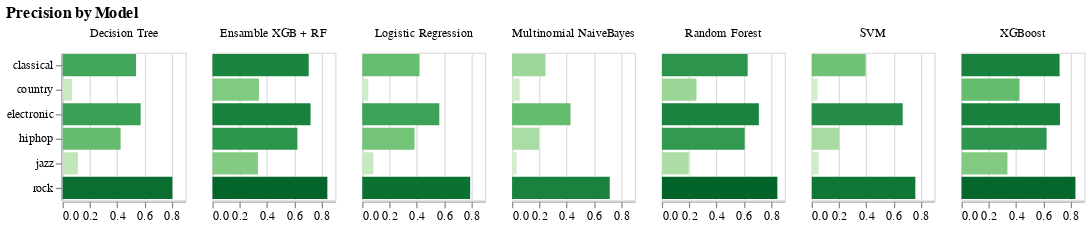

Write notebook code for a chart like this one.
### Code cell
alt.Chart(summary_precision).mark_bar().encode(
    x=alt.X('amount:Q', title=None),
    y=alt.Y('type:N', title=None),
    color=alt.Color('amount:Q', legend=None, scale=alt.Scale(scheme='greens')),
    column=alt.Column('index', title=None)).transform_fold(
        as_=['type',
             'amount'], fold=genres).properties(width=100,
                                                title='Precision by Model')

### Figure 1 — Vega specification as saved in the notebook (floating-point values rounded to 4 significant figures)
{"$schema": "https://vega.github.io/schema/vega/v5.json", "data": [{"name": "source_0", "values": [{"index": "Random Forest", "classical": 0.6286, "country": 0.2537, "electronic": 0.7107, "hiphop": 0.6068, "jazz": 0.1963, "rock": 0.8461, "accuracy": 0.7346, "macro avg": 0.5403, "weighted avg": 0.7456, "type": "rock", "amount": 0.8461, "amount_start": 0.0, "amount_end": 0.8461}, {"index": "Random Forest", "classical": 0.6286, "country": 0.2537, "electronic": 0.7107, "hiphop": 0.6068, "jazz": 0.1963, "rock": 0.8461, "accuracy": 0.7346, "macro avg": 0.5403, "weighted avg": 0.7456, "type": "electronic", "amount": 0.7107, "amount_start": 0.0, "amount_end": 0.7107}, {"index": "Random Forest", "classical": 0.6286, "country": 0.2537, "electronic": 0.7107, "hiphop": 0.6068, "jazz": 0.1963, "rock": 0.8461, "accuracy": 0.7346, "macro avg": 0.5403, "weighted avg": 0.7456, "type": "hiphop", "amount": 0.6068, "amount_start": 0.0, "amount_end": 0.6068}, {"index": "Random Forest", "classical": 0.6286, "country": 0.2537, "electronic": 0.7107, "hiphop": 0.6068, "jazz": 0.1963, "rock": 0.8461, "accuracy": 0.7346, "macro avg": 0.5403, "weighted avg": 0.7456, "type": "classical", "amount": 0.6286, "amount_start": 0.0, "amount_end": 0.6286}, {"index": "Random Forest", "classical": 0.6286, "country": 0.2537, "electronic": 0.7107, "hiphop": 0.6068, "jazz": 0.1963, "rock": 0.8461, "accuracy": 0.7346, "macro avg": 0.5403, "weighted avg": 0.7456, "type": "jazz", "amount": 0.1963, "amount_start": 0.0, "amount_end": 0.1963}, {"index": "Random Forest", "classical": 0.6286, "country": 0.2537, "electronic": 0.7107, "hiphop": 0.6068, "jazz": 0.1963, "rock": 0.8461, "accuracy": 0.7346, "macro avg": 0.5403, "weighted avg": 0.7456, "type": "country", "amount": 0.2537, "amount_start": 0.0, "amount_end": 0.2537}, {"index": "Decision Tree", "classical": 0.5382, "country": 0.06931, "electronic": 0.572, "hiphop": 0.4249, "jazz": 0.112, "rock": 0.8041, "accuracy": 0.5964, "macro avg": 0.4201, "weighted avg": 0.6531, "type": "rock", "amount": 0.8041, "amount_start": 0.0, "amount_end": 0.8041}, {"index": "Decision Tree", "classical": 0.5382, "country": 0.06931, "electronic": 0.572, "hiphop": 0.4249, "jazz": 0.112, "rock": 0.8041, "accuracy": 0.5964, "macro avg": 0.4201, "weighted avg": 0.6531, "type": "electronic", "amount": 0.572, "amount_start": 0.0, "amount_end": 0.572}, {"index": "Decision Tree", "classical": 0.5382, "country": 0.06931, "electronic": 0.572, "hiphop": 0.4249, "jazz": 0.112, "rock": 0.8041, "accuracy": 0.5964, "macro avg": 0.4201, "weighted avg": 0.6531, "type": "hiphop", "amount": 0.4249, "amount_start": 0.0, "amount_end": 0.4249}, {"index": "Decision Tree", "classical": 0.5382, "country": 0.06931, "electronic": 0.572, "hiphop": 0.4249, "jazz": 0.112, "rock": 0.8041, "accuracy": 0.5964, "macro avg": 0.4201, "weighted avg": 0.6531, "type": "classical", "amount": 0.5382, "amount_start": 0.0, "amount_end": 0.5382}, {"index": "Decision Tree", "classical": 0.5382, "country": 0.06931, "electronic": 0.572, "hiphop": 0.4249, "jazz": 0.112, "rock": 0.8041, "accuracy": 0.5964, "macro avg": 0.4201, "weighted avg": 0.6531, "type": "jazz", "amount": 0.112, "amount_start": 0.0, "amount_end": 0.112}, {"index": "Decision Tree", "classical": 0.5382, "country": 0.06931, "electronic": 0.572, "hiphop": 0.4249, "jazz": 0.112, "rock": 0.8041, "accuracy": 0.5964, "macro avg": 0.4201, "weighted avg": 0.6531, "type": "country", "amount": 0.06931, "amount_start": 0.0, "amount_end": 0.06931}, {"index": "XGBoost", "classical": 0.7188, "country": 0.425, "electronic": 0.7214, "hiphop": 0.6236, "jazz": 0.3364, "rock": 0.8347, "accuracy": 0.7576, "macro avg": 0.61, "weighted avg": 0.7542, "type": "rock", "amount": 0.8347, "amount_start": 0.0, "amount_end": 0.8347}, {"index": "XGBoost", "classical": 0.7188, "country": 0.425, "electronic": 0.7214, "hiphop": 0.6236, "jazz": 0.3364, "rock": 0.8347, "accuracy": 0.7576, "macro avg": 0.61, "weighted avg": 0.7542, "type": "electronic", "amount": 0.7214, "amount_start": 0.0, "amount_end": 0.7214}, {"index": "XGBoost", "classical": 0.7188, "country": 0.425, "electronic": 0.7214, "hiphop": 0.6236, "jazz": 0.3364, "rock": 0.8347, "accuracy": 0.7576, "macro avg": 0.61, "weighted avg": 0.7542, "type": "hiphop", "amount": 0.6236, "amount_start": 0.0, "amount_end": 0.6236}, {"index": "XGBoost", "classical": 0.7188, "country": 0.425, "electronic": 0.7214, "hiphop": 0.6236, "jazz": 0.3364, "rock": 0.8347, "accuracy": 0.7576, "macro avg": 0.61, "weighted avg": 0.7542, "type": "classical", "amount": 0.7188, "amount_start": 0.0, "amount_end": 0.7188}, {"index": "XGBoost", "classical": 0.7188, "country": 0.425, "electronic": 0.7214, "hiphop": 0.6236, "jazz": 0.3364, "rock": 0.8347, "accuracy": 0.7576, "macro avg": 0.61, "weighted avg": 0.7542, "type": "jazz", "amount": 0.3364, "amount_start": 0.0, "amount_end": 0.3364}, {"index": "XGBoost", "classical": 0.7188, "country": 0.425, "electronic": 0.7214, "hiphop": 0.6236, "jazz": 0.3364, "rock": 0.8347, "accuracy": 0.7576, "macro avg": 0.61, "weighted avg": 0.7542, "type": "country", "amount": 0.425, "amount_start": 0.0, "amount_end": 0.425}, {"index": "SVM", "classical": 0.3948, "country": 0.04305, "electronic": 0.6671, "hiphop": 0.2017, "jazz": 0.05048, "rock": 0.7594, "accuracy": 0.3801, "macro avg": 0.3528, "weighted avg": 0.6262, "type": "rock", "amount": 0.7594, "amount_start": 0.0, "amount_end": 0.7594}, {"index": "SVM", "classical": 0.3948, "country": 0.04305, "electronic": 0.6671, "hiphop": 0.2017, "jazz": 0.05048, "rock": 0.7594, "accuracy": 0.3801, "macro avg": 0.3528, "weighted avg": 0.6262, "type": "electronic", "amount": 0.6671, "amount_start": 0.0, "amount_end": 0.6671}, {"index": "SVM", "classical": 0.3948, "country": 0.04305, "electronic": 0.6671, "hiphop": 0.2017, "jazz": 0.05048, "rock": 0.7594, "accuracy": 0.3801, "macro avg": 0.3528, "weighted avg": 0.6262, "type": "hiphop", "amount": 0.2017, "amount_start": 0.0, "amount_end": 0.2017}, {"index": "SVM", "classical": 0.3948, "country": 0.04305, "electronic": 0.6671, "hiphop": 0.2017, "jazz": 0.05048, "rock": 0.7594, "accuracy": 0.3801, "macro avg": 0.3528, "weighted avg": 0.6262, "type": "classical", "amount": 0.3948, "amount_start": 0.0, "amount_end": 0.3948}, {"index": "SVM", "classical": 0.3948, "country": 0.04305, "electronic": 0.6671, "hiphop": 0.2017, "jazz": 0.05048, "rock": 0.7594, "accuracy": 0.3801, "macro avg": 0.3528, "weighted avg": 0.6262, "type": "jazz", "amount": 0.05048, "amount_start": 0.0, "amount_end": 0.05048}, {"index": "SVM", "classical": 0.3948, "country": 0.04305, "electronic": 0.6671, "hiphop": 0.2017, "jazz": 0.05048, "rock": 0.7594, "accuracy": 0.3801, "macro avg": 0.3528, "weighted avg": 0.6262, "type": "country", "amount": 0.04305, "amount_start": 0.0, "amount_end": 0.04305}, {"index": "Multinomial NaiveBayes", "classical": 0.2448, "country": 0.0559, "electronic": 0.4284, "hiphop": 0.1972, "jazz": 0.03272, "rock": 0.7158, "accuracy": 0.2893, "macro avg": 0.2791, "weighted avg": 0.5233, "type": "rock", "amount": 0.7158, "amount_start": 0.0, "amount_end": 0.7158}, {"index": "Multinomial NaiveBayes", "classical": 0.2448, "country": 0.0559, "electronic": 0.4284, "hiphop": 0.1972, "jazz": 0.03272, "rock": 0.7158, "accuracy": 0.2893, "macro avg": 0.2791, "weighted avg": 0.5233, "type": "electronic", "amount": 0.4284, "amount_start": 0.0, "amount_end": 0.4284}, {"index": "Multinomial NaiveBayes", "classical": 0.2448, "country": 0.0559, "electronic": 0.4284, "hiphop": 0.1972, "jazz": 0.03272, "rock": 0.7158, "accuracy": 0.2893, "macro avg": 0.2791, "weighted avg": 0.5233, "type": "hiphop", "amount": 0.1972, "amount_start": 0.0, "amount_end": 0.1972}, {"index": "Multinomial NaiveBayes", "classical": 0.2448, "country": 0.0559, "electronic": 0.4284, "hiphop": 0.1972, "jazz": 0.03272, "rock": 0.7158, "accuracy": 0.2893, "macro avg": 0.2791, "weighted avg": 0.5233, "type": "classical", "amount": 0.2448, "amount_start": 0.0, "amount_end": 0.2448}, {"index": "Multinomial NaiveBayes", "classical": 0.2448, "country": 0.0559, "electronic": 0.4284, "hiphop": 0.1972, "jazz": 0.03272, "rock": 0.7158, "accuracy": 0.2893, "macro avg": 0.2791, "weighted avg": 0.5233, "type": "jazz", "amount": 0.03272, "amount_start": 0.0, "amount_end": 0.03272}, {"index": "Multinomial NaiveBayes", "classical": 0.2448, "country": 0.0559, "electronic": 0.4284, "hiphop": 0.1972, "jazz": 0.03272, "rock": 0.7158, "accuracy": 0.2893, "macro avg": 0.2791, "weighted avg": 0.5233, "type": "country", "amount": 0.0559, "amount_start": 0.0, "amount_end": 0.0559}, {"index": "Logistic Regression", "classical": 0.4198, "country": 0.04452, "electronic": 0.5647, "hiphop": 0.383, "jazz": 0.08209, "rock": 0.7909, "accuracy": 0.5421, "macro avg": 0.3809, "weighted avg": 0.6332, "type": "rock", "amount": 0.7909, "amount_start": 0.0, "amount_end": 0.7909}, {"index": "Logistic Regression", "classical": 0.4198, "country": 0.04452, "electronic": 0.5647, "hiphop": 0.383, "jazz": 0.08209, "rock": 0.7909, "accuracy": 0.5421, "macro avg": 0.3809, "weighted avg": 0.6332, "type": "electronic", "amount": 0.5647, "amount_start": 0.0, "amount_end": 0.5647}, {"index": "Logistic Regression", "classical": 0.4198, "country": 0.04452, "electronic": 0.5647, "hiphop": 0.383, "jazz": 0.08209, "rock": 0.7909, "accuracy": 0.5421, "macro avg": 0.3809, "weighted avg": 0.6332, "type": "hiphop", "amount": 0.383, "amount_start": 0.0, "amount_end": 0.383}, {"index": "Logistic Regression", "classical": 0.4198, "country": 0.04452, "electronic": 0.5647, "hiphop": 0.383, "jazz": 0.08209, "rock": 0.7909, "accuracy": 0.5421, "macro avg": 0.3809, "weighted avg": 0.6332, "type": "classical", "amount": 0.4198, "amount_start": 0.0, "amount_end": 0.4198}, {"index": "Logistic Regression", "classical": 0.4198, "country": 0.04452, "electronic": 0.5647, "hiphop": 0.383, "jazz": 0.08209, "rock": 0.7909, "accuracy": 0.5421, "macro avg": 0.3809, "weighted avg": 0.6332, "type": "jazz", "amount": 0.08209, "amount_start": 0.0, "amount_end": 0.08209}, {"index": "Logistic Regression", "classical": 0.4198, "country": 0.04452, "electronic": 0.5647, "hiphop": 0.383, "jazz": 0.08209, "rock": 0.7909, "accuracy": 0.5421, "macro avg": 0.3809, "weighted avg": 0.6332, "type": "country", "amount": 0.04452, "amount_start": 0.0, "amount_end": 0.04452}, {"index": "Ensamble XGB + RF", "classical": 0.7057, "country": 0.3409, "electronic": 0.719, "hiphop": 0.6226, "jazz": 0.3333, "rock": 0.8422, "accuracy": 0.7576, "macro avg": 0.594, "weighted avg": 0.7556, "type": "rock", "amount": 0.8422, "amount_start": 0.0, "amount_end": 0.8422}, {"index": "Ensamble XGB + RF", "classical": 0.7057, "country": 0.3409, "electronic": 0.719, "hiphop": 0.6226, "jazz": 0.3333, "rock": 0.8422, "accuracy": 0.7576, "macro avg": 0.594, "weighted avg": 0.7556, "type": "electronic", "amount": 0.719, "amount_start": 0.0, "amount_end": 0.719}, {"index": "Ensamble XGB + RF", "classical": 0.7057, "country": 0.3409, "electronic": 0.719, "hiphop": 0.6226, "jazz": 0.3333, "rock": 0.8422, "accuracy": 0.7576, "macro avg": 0.594, "weighted avg": 0.7556, "type": "hiphop", "amount": 0.6226, "amount_start": 0.0, "amount_end": 0.6226}, {"index": "Ensamble XGB + RF", "classical": 0.7057, "country": 0.3409, "electronic": 0.719, "hiphop": 0.6226, "jazz": 0.3333, "rock": 0.8422, "accuracy": 0.7576, "macro avg": 0.594, "weighted avg": 0.7556, "type": "classical", "amount": 0.7057, "amount_start": 0.0, "amount_end": 0.7057}, {"index": "Ensamble XGB + RF", "classical": 0.7057, "country": 0.3409, "electronic": 0.719, "hiphop": 0.6226, "jazz": 0.3333, "rock": 0.8422, "accuracy": 0.7576, "macro avg": 0.594, "weighted avg": 0.7556, "type": "jazz", "amount": 0.3333, "amount_start": 0.0, "amount_end": 0.3333}, {"index": "Ensamble XGB + RF", "classical": 0.7057, "country": 0.3409, "electronic": 0.719, "hiphop": 0.6226, "jazz": 0.3333, "rock": 0.8422, "accuracy": 0.7576, "macro avg": 0.594, "weighted avg": 0.7556, "type": "country", "amount": 0.3409, "amount_start": 0.0, "amount_end": 0.3409}]}, {"name": "column_domain", "values": [{"index": "Random Forest", "count": 6}, {"index": "Decision Tree", "count": 6}, {"index": "XGBoost", "count": 6}, {"index": "SVM", "count": 6}, {"index": "Multinomial NaiveBayes", "count": 6}, {"index": "Logistic Regression", "count": 6}, {"index": "Ensamble XGB + RF", "count": 6}]}, {"name": "source_0_y_domain_type", "values": [{"type": "rock"}, {"type": "electronic"}, {"type": "hiphop"}, {"type": "classical"}, {"type": "jazz"}, {"type": "country"}]}, {"name": "source_0_color_domain_amount", "values": [{"min": 0.03272, "max": 0.8461}]}], "signals": [{"name": "child_width", "value": 100}, {"name": "y_step", "value": 20}, {"name": "child_height", "update": "bandspace(domain('y').length, 0.1, 0.05) * y_step"}], "marks": [{"type": "group", "name": "row_header", "encode": {"update": {"height": {"signal": "child_height"}}}, "axes": [{"scale": "y", "orient": "left", "zindex": 0, "grid": false}], "role": "row-header"}, {"type": "group", "name": "column_header", "from": {"data": "column_domain"}, "sort": {"field": "datum[\"index\"]", "order": "ascending"}, "encode": {"update": {"width": {"signal": "child_width"}}}, "title": {"text": {"signal": "isValid(parent[\"index\"]) ? parent[\"index\"] : \"\"+parent[\"index\"]"}, "frame": "group", "style": "guide-label", "offset": 10}, "role": "column-header"}, {"type": "group", "name": "column_footer", "from": {"data": "column_domain"}, "sort": {"field": "datum[\"index\"]", "order": "ascending"}, "encode": {"update": {"width": {"signal": "child_width"}}}, "axes": [{"scale": "x", "grid": false, "labelFlush": true, "labelOverlap": true, "tickCount": {"signal": "ceil(child_width/40)"}, "zindex": 0, "orient": "bottom"}], "role": "column-footer"}, {"type": "group", "name": "cell", "from": {"facet": {"data": "source_0", "name": "facet", "groupby": ["index"]}}, "sort": {"field": ["datum[\"index\"]"], "order": ["ascending"]}, "encode": {"update": {"height": {"signal": "child_height"}, "width": {"signal": "child_width"}}}, "marks": [{"type": "rect", "name": "child_marks", "from": {"data": "facet"}, "encode": {"update": {"x": {"field": "amount_end", "scale": "x"}, "fill": {"field": "amount", "scale": "color"}, "y": {"field": "type", "scale": "y"}, "x2": {"field": "amount_start", "scale": "x"}, "height": {"signal": "max(0.25, bandwidth('y'))"}}}, "style": ["bar"]}], "axes": [{"scale": "x", "tickCount": {"signal": "ceil(child_width/40)"}, "domain": false, "orient": "bottom", "ticks": false, "labels": false, "maxExtent": 0, "gridScale": "y", "grid": true, "aria": false, "minExtent": 0, "zindex": 0}], "style": "cell"}], "scales": [{"name": "x", "type": "linear", "domain": {"data": "source_0", "fields": ["amount_start", "amount_end"]}, "range": [0, {"signal": "child_width"}], "zero": true, "nice": true}, {"name": "y", "type": "band", "domain": {"data": "source_0_y_domain_type", "field": "type", "sort": true}, "range": {"step": {"signal": "y_step"}}, "paddingInner": 0.1, "paddingOuter": 0.05}, {"name": "color", "type": "linear", "domain": [{"signal": "(data(\"source_0_color_domain_amount\")[0] || {}).min"}, {"signal": "(data(\"source_0_color_domain_amount\")[0] || {}).max"}], "range": {"scheme": "greens"}, "zero": false, "interpolate": "hcl"}], "title": {"text": "Precision by Model", "anchor": "start"}, "padding": 5, "layout": {"padding": 20, "columns": {"signal": "length(data('column_domain'))"}, "bounds": "full", "align": "all"}, "background": "white"}
